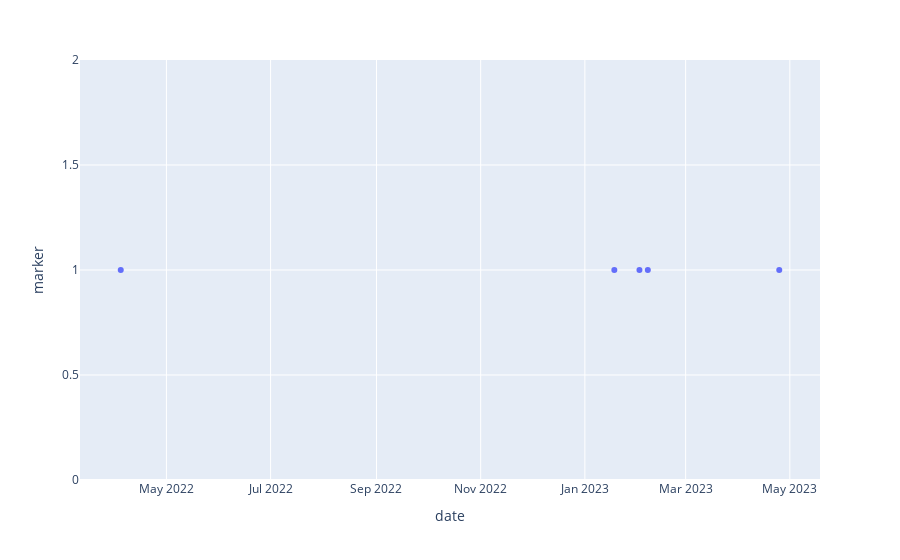

This figure's notebook cell:
### Code cell
# Visualise the data points somehow to see if there's any pattern
df_nftfi_difference = df_nftfi_difference.copy()
df_nftfi_difference['marker'] = 1
px.scatter(df_nftfi_difference, x='date', y='marker')

### Figure 1 — Plotly figure (JSON) as saved in the notebook; plotly's stock layout.template omitted (floating-point values rounded to 4 significant figures)
{"data": [{"hovertemplate": "date=%{x}<br>marker=%{y}<extra></extra>", "legendgroup": "", "marker": {"color": "#636efa", "symbol": "circle"}, "mode": "markers", "name": "", "orientation": "v", "showlegend": false, "type": "scatter", "x": ["2022-04-04T06:24:18+00:00", "2023-01-18T06:03:35+00:00", "2023-02-01T22:56:35+00:00", "2023-02-06T20:30:11+00:00", "2023-04-24T19:23:23+00:00"], "xaxis": "x", "y": [1, 1, 1, 1, 1], "yaxis": "y"}], "layout": {"legend": {"tracegroupgap": 0}, "margin": {"t": 60}, "xaxis": {"anchor": "y", "domain": [0, 1], "title": {"text": "date"}}, "yaxis": {"anchor": "x", "domain": [0, 1], "title": {"text": "marker"}}}}
